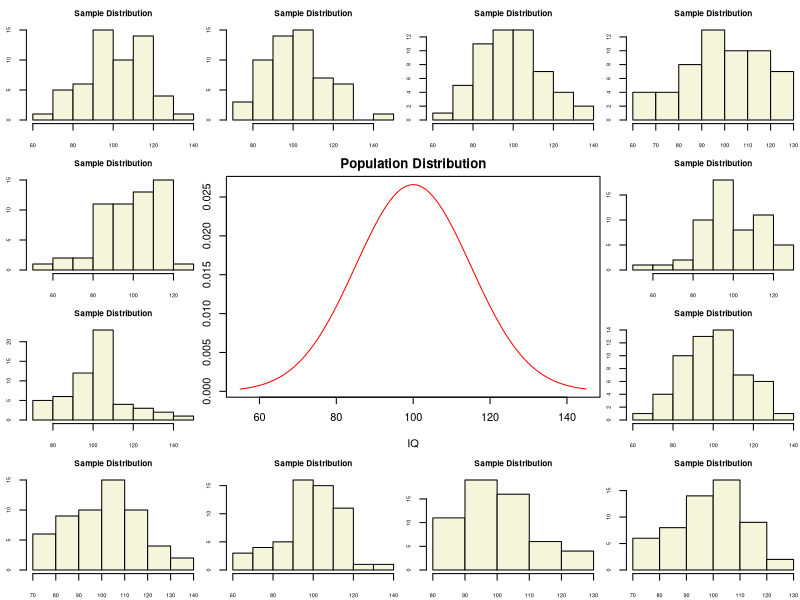
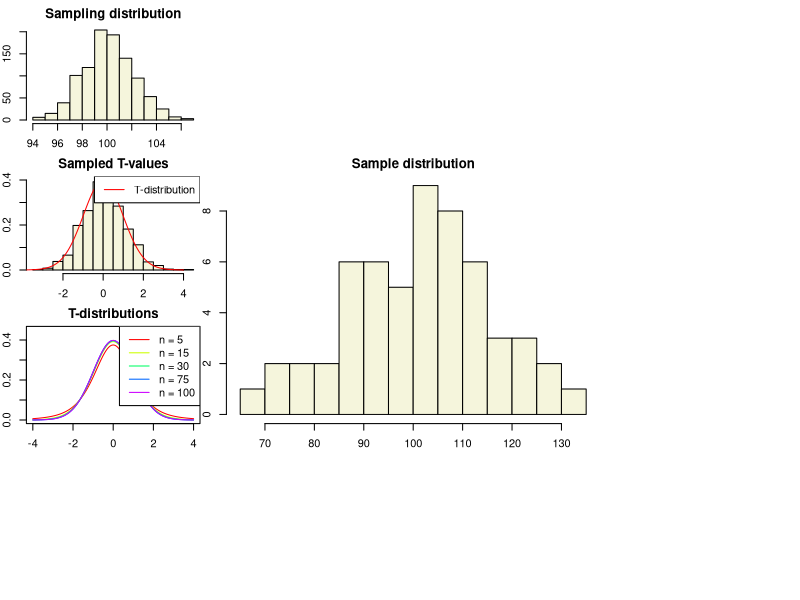
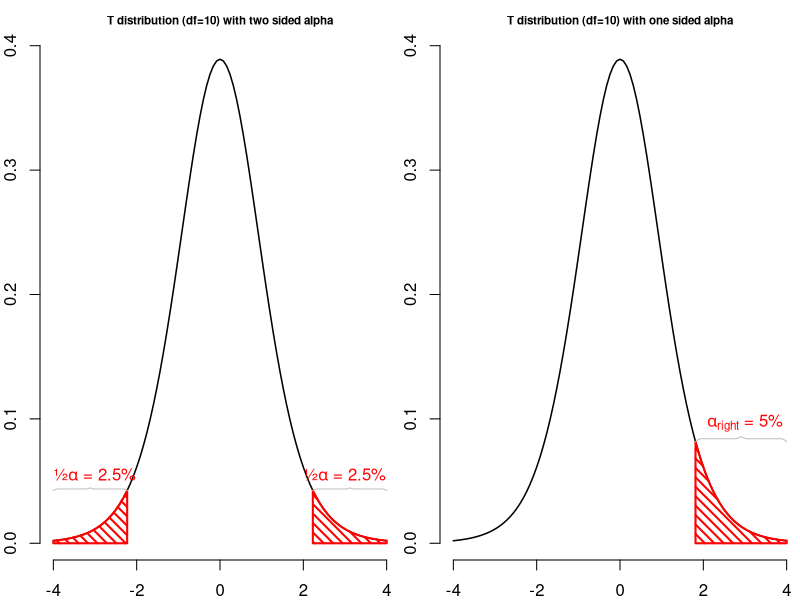
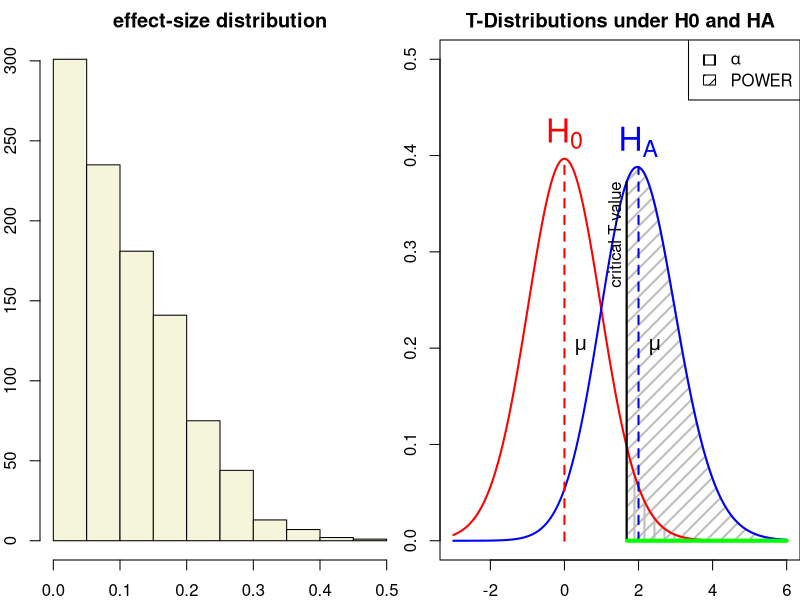

These charts were generated, in order, by the following R code:
## ---- chunk 1
#| output-location: slide
#| code-line-numbers: "3-4|6-7|9|14"

layout(matrix(c(2:6,1,1,7:8,1,1,9:13), 4, 4))

n  = 56    # Sample size
df = n - 1 # Degrees of freedom

mu    = 100
sigma = 15

IQ = seq(mu-45, mu+45, 1)

par(mar=c(4,2,2,0))  
plot(IQ, dnorm(IQ, mean = mu, sd = sigma), type='l', col="red", main = "Population Distribution")

n.samples = 12

for(i in 1:n.samples) {
  
  par(mar=c(2,2,2,0))  
  hist(rnorm(n, mu, sigma), main="Sample Distribution", cex.axis=.5, col="beige", cex.main = .75)
  
}
## ---- chunk 2
x = rnorm(n, mu, sigma); x
## ---- chunk 3
#| output-location: slide
hist(x, main = "Sample distribution", col = "beige", breaks = 15)
text(80, 10, round(mean(x),2))
## ---- chunk 4
n.samples     = 1000
mean.x.values = vector()
se.x.values   = vector()

for(i in 1:n.samples) {
  x = rnorm(n, mu, sigma)
  mean.x.values[i] = mean(x)
  se.x.values[i]   = (sd(x) / sqrt(n))
}
## ---- chunk 5
head(cbind(mean.x.values, se.x.values))
## ---- chunk 6
#| output-location: slide

hist(mean.x.values, 
     col  = "beige", 
     main = "Sampling distribution", 
     xlab = "all sample means")
## ---- chunk 7
t = (mean(x) - mu) / (sd(x) / sqrt(n))
t
## ---- chunk 8
t.values = (mean.x.values - mu) / se.x.values

tail(cbind(mean.x.values, mu, se.x.values, t.values))
## ---- chunk 9
#| output-location: slide

hist(t.values, 
     freq = F, 
     main = "Sampled T-values", 
     xlab = "T-values",
     col  = "beige",
     ylim = c(0, .4))
T = seq(-4, 4, .01)
lines(T, dt(T,df), col = "red")
legend("topright", lty = 1, col="red", legend = "T-distribution")
## ---- chunk 10
multiple.n  = c(5, 15, 30, 75, 100)
multiple.df = multiple.n - 1
col         = rainbow(length(multiple.df))

plot(T,  dt(T, multiple.df[1]), type = "l", 
     xlim = c(-4,4), ylim = c(0,.45), 
     xlab = "T", ylab="density", 
     col = col[1], main="T-distributions" )

for(i in 2:length(multiple.df)) { 
  
  lines(T, dt(T, multiple.df[i]), type="l", col=col[i])
  } 
legend("topright", legend = paste("n =",multiple.n), lty=1, col = col)
## ---- chunk 11
layout(matrix(1:2, 1, 2))


plot(function(x) dt(x, df = 10), -4, 4,
     main="T distribution (df=10) with two sided alpha",
     cex.main = .7,
     xlab="T-value",
     ylab="",
     bty="n",
     lwd=1.5)
     
t = 2

p = pt(1,10)

alpha_r = 1-p


# add p-value
#pol_left = seq(-4,-t,length=20)
#polygon(c(pol_left,rev(pol_left)),  c(rep(0,20), dt( rev(pol_left),  df = 10)), col="red", angle=45, density=15, lwd=2)
#pol_right = seq(4,t,length=20)
#polygon(c(pol_right,rev(pol_right)),c(rep(0,20), dt( rev(pol_right), df = 10)), col="red", angle=45, density=15, lwd=2)

# add alpha

tp95  = qt(.95,10)
tp975 = qt(.975,10)
tp25  = qt(.025,10)

pol_left = seq(-4,tp25,length=20)
polygon(c(pol_left,rev(pol_left)),  c(rep(0,20), dt( rev(pol_left),  df = 10)), col="red", angle=-45, density=15, lwd=2)

pol_left = seq(tp975,4,length=20)
polygon(c(pol_left,rev(pol_left)),  c(rep(0,20), dt( rev(pol_left),  df = 10)), col="red", angle=-45, density=15, lwd=2)

# label alpha
text(-3,dt(tp25 , df = 10),expression(paste("½",alpha       ," = 2.5%",sep="")),pos=3, col='red')
text( 3,dt(tp975, df = 10),expression(paste("½",alpha       ," = 2.5%",sep="")),pos=3, col='red')

xbracket = seq(-4,tp25,length=39)
ybracket = dt(tp25 , df = 10)*c(c(1,1.02),rep(1.03,16),c(1.04,1.05,1.04),rep(1.03,16),c(1.02,1))
lines(xbracket,ybracket,col="gray")

xbracket = seq(tp975, 4,length=39)
ybracket = dt(tp975 , df = 10)*c(c(1,1.02),rep(1.03,16),c(1.04,1.05,1.04),rep(1.03,16),c(1.02,1))
lines(xbracket,ybracket,col="gray")

#text(-4.2,.38,expression(paste("2 sided: P = ",P[left] + P[right]," = 7.34%")),pos=4)

plot(function(x) dt(x, df = 10), -4, 4,
     main="T distribution (df=10) with one sided alpha",
     cex.main = .7,
     xlab="T-value",
     ylab="",
     bty="n", 
     lwd=1.5)

pol_left = seq(tp95,4,length=20)
polygon(c(pol_left,rev(pol_left)),  c(rep(0,20), dt( rev(pol_left),  df = 10)), col="red", angle=-45, density=15, lwd=2)

# label alpha
text( 3,dt(tp95 , df = 10),expression(paste(    alpha[right]," = 5%"  ,sep="")),pos=3, col='red')

# add p-value
#pol_left = seq(-4,-t,length=20)
#polygon(c(pol_left,rev(pol_left)),  c(rep(0,20), dt( rev(pol_left),  df = 10)), col="red", angle=45, density=15, lwd=2)
#pol_right = seq(4,t,length=20)
#polygon(c(pol_right,rev(pol_right)),c(rep(0,20), dt( rev(pol_right), df = 10)), col="red", angle=45, density=15, lwd=2)

#text((-4+tp25)/2,dt(tp25  , df = 10),"{",srt=-90,col="grey")
#text( (4+tp975)/2,dt(tp975, df = 10),"{",srt=-90,col="grey")
#text( (4+tp95)/2,dt(tp95  , df = 10),"{",srt=-90,col="grey")

# label p-values
#text(-t,.01,expression(P[left] ),pos=2,col="red")
#text( t,.01,expression(P[right]),pos=4,col="red")

#text(-t-.1,dt(-t, df = 10)+.003,"T")
#text( t+.1,dt( t, df = 10)+.003,"T")


# text(-4.2,.38 ,"1 sided: P/2 = 3.67%",pos=4)

## 1%   T = 1.81246
## .95% T = 2.228

#polygon(c(0,1,1,0),c(0,0,.3,.3))

pol_left = seq(-4,-t,length=20)

xbracket = seq(tp95,4,length=39)
ybracket = dt(tp95 , df = 10)*c(c(1,1.02),rep(1.03,16),c(1.04,1.05,1.04),rep(1.03,16),c(1.02,1))
lines(xbracket,ybracket,col="gray")
## ---- chunk 12
r = sqrt(t^2/(t^2 + df))

r
## ---- chunk 13
r = sqrt(t.values^2/(t.values^2 + df))

tail(cbind(mean.x.values, mu, se.x.values, t.values, r))
## ---- chunk 14
hist(r, 
     main = "effect-size distribution", 
     col  = "beige")
## ---- chunk 15
#| output-location: slide

T = seq(-3,6,.01)
N = 45
E = 2

# Set plot
plot(0,0,
     type = "n",
     ylab = "Density",
     xlab = "T",
     ylim = c(0,.5),
     xlim = c(-3,6),
     main = "T-Distributions under H0 and HA")

critical_t = qt(.05,N-1,lower.tail=FALSE)

# Alpha
range_x = seq(critical_t,6,.01)
polygon(c(range_x,rev(range_x)),
        c(range_x*0,rev(dt(range_x,N-1,ncp=0))),
        col     = "grey",
        density = 10,
        angle   = 90,
        lwd     = 2)

# Power
range_x = seq(critical_t,6,.01)
polygon(c(range_x,rev(range_x)),
        c(range_x*0,rev(dt(range_x,N-1,ncp=E))),
        col     = "grey",
        density = 10,
        angle   = 45,
        lwd     = 2)

lines(T,dt(T,N-1,ncp=0),col="red", lwd=2) # H0 line
lines(T,dt(T,N-1,ncp=E),col="blue",lwd=2) # HA line

# Critical value
lines(rep(critical_t,2),c(0,dt(critical_t,N-1,ncp=E)),lwd=2,col="black")
text(critical_t,dt(critical_t,N-1,ncp=E),"critical T-value",pos=2, srt = 90)

# H0 and HA
text(0,dt(0,N-1,ncp=0),expression(H[0]),pos=3,col="red", cex=2)
text(E,dt(E,N-1,ncp=E),expression(H[A]),pos=3,col="blue",cex=2)

# Mu H0 line
lines(c(0,0),c(0,dt(0,N-1)), col="red",  lwd=2,lty=2)
text(0,dt(0,N-1,ncp=0)/2,expression(mu),pos=4,cex=1.2)
# Mu HA line
lines(c(E,E),c(0,dt(E,N-1,ncp=E)),col="blue",lwd=2,lty=2)
text(E,dt(0,N-1,ncp=0)/2,expression(paste(mu)),pos=4,cex=1.2)

# t-value
lines( c(critical_t+.01,6),c(0,0),col="green",lwd=4)

# Legend
legend("topright", c(expression(alpha),'POWER'),density=c(10,10),angle=c(90,45))
